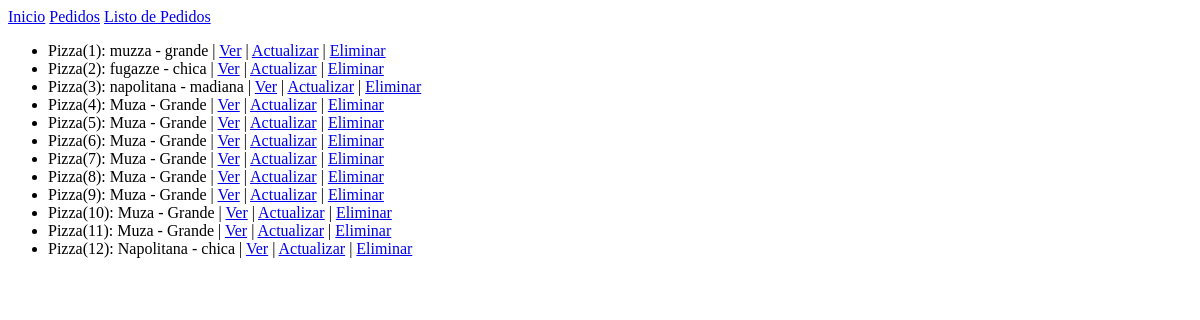
/listado-pizzas/, run on an earlier commit of the app's database.
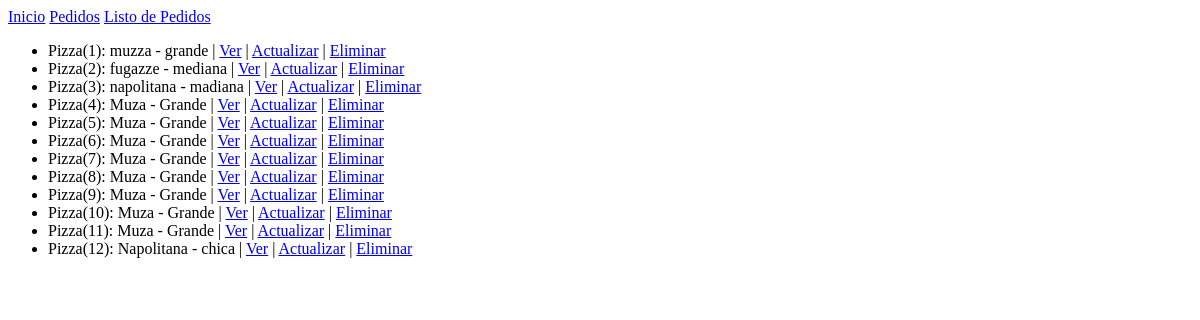
And on a later commit of the database.
### inicio/models.py (models this page shows)
class Pizza(models.Model):
    gusto = models.CharField(max_length=30)
    tamanio = models.CharField(max_length=30)
    def __str__(self):
        return f' Pizza({self.id}): {self.gusto} - {self.tamanio}'

### inicio/views.py (the view)
# urls.py: path('listado-pizzas/', listado_pizzas, name= 'listado_pizzas'),
def listado_pizzas(request):
    pizzas = Pizza.objects.all()
    return render(request, 'listado_pizzas.html', {'listado_de_pizzas':pizzas})

### templates/listado_pizzas.html (shortened to what this page needs)
 {% extends "base.html" %}
{% block contenido %}
   <ul>
        {% for pizza in listado_de_pizzas %}
        <li>
            {{pizza}}
            | <a href={% url 'ver' pizza.id %}>Ver</a>
            | <a href={% url 'modificar' pizza.id %}>Actualizar</a>
            | <a href={% url 'eliminar' pizza.id %}>Eliminar</a>
        </li>
        {% endfor%}
    </ul>
{% endblock contenido %}

What changed in the data, as far as the page shows it:
changed Pizza: id+gusto+tamanio "Pizza(2): fugazze - chica" → "Pizza(2): fugazze - mediana"
